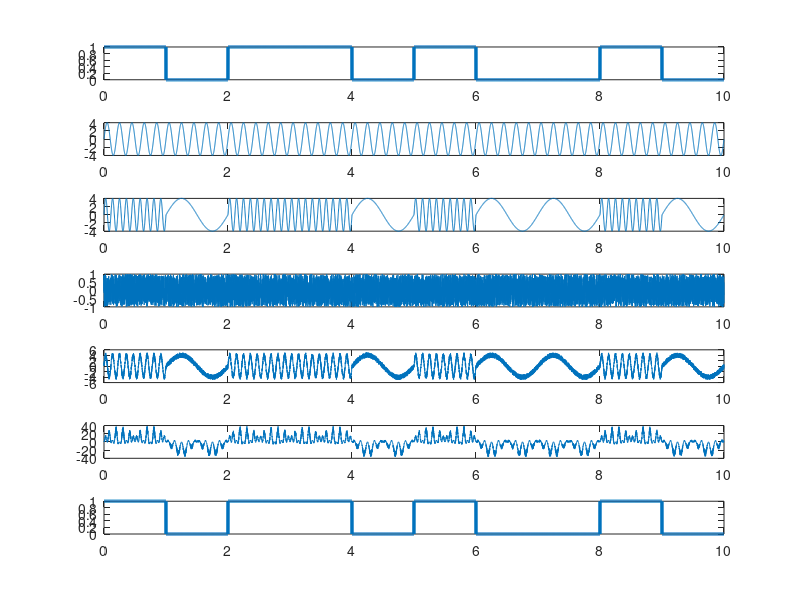

Reproduce this figure in MATLAB.
clc; close all; clear all;
pn=1000;
pt=1/pn;
b=[1 0 1 1 0 1 0 0 1 0];
t=0:pt:10-pt;
ms=[];
for jk=1:length(b)
    ms=[ms repmat(b(jk),1, pn)];
end
ac=4; fc=5; fh=fc+4; fl=fc-4;
cs=ac*sin(2*pi*fc*t);
cs1=ac*sin(2*pi*fh*t);
cs2=ac*sin(2*pi*fl*t);
st=ms.*cs1+not(ms).*cs2;
na=2;
ns=na*[rand(1,length(t))-0.5];
stn=st+ns;
rs=stn.*cs1-stn.*cs2;
ss=[];
for jk=1:length(b)
    ss=[ss sum(rs(1,(jk-1)*pn+1:jk*pn))];
end
ss=ss/pn;
vt=0;
ds=[];
for jk=1:length(b)
    if ss(jk)>=vt
        ts=1;
    else
        ts=0;
    end
    ds=[ds repmat(ts,1,pn)];
end
subplot(711)
plot(t,ms,'LineWidth',2.5);
subplot(712)
plot(t,cs);
subplot(713)
plot(t,st);
subplot(714)
plot(t,ns);
subplot(715)
plot(t,stn)
subplot(716)
plot(t,rs);
subplot(717)
plot(t,ds,'LineWidth',2.5);
